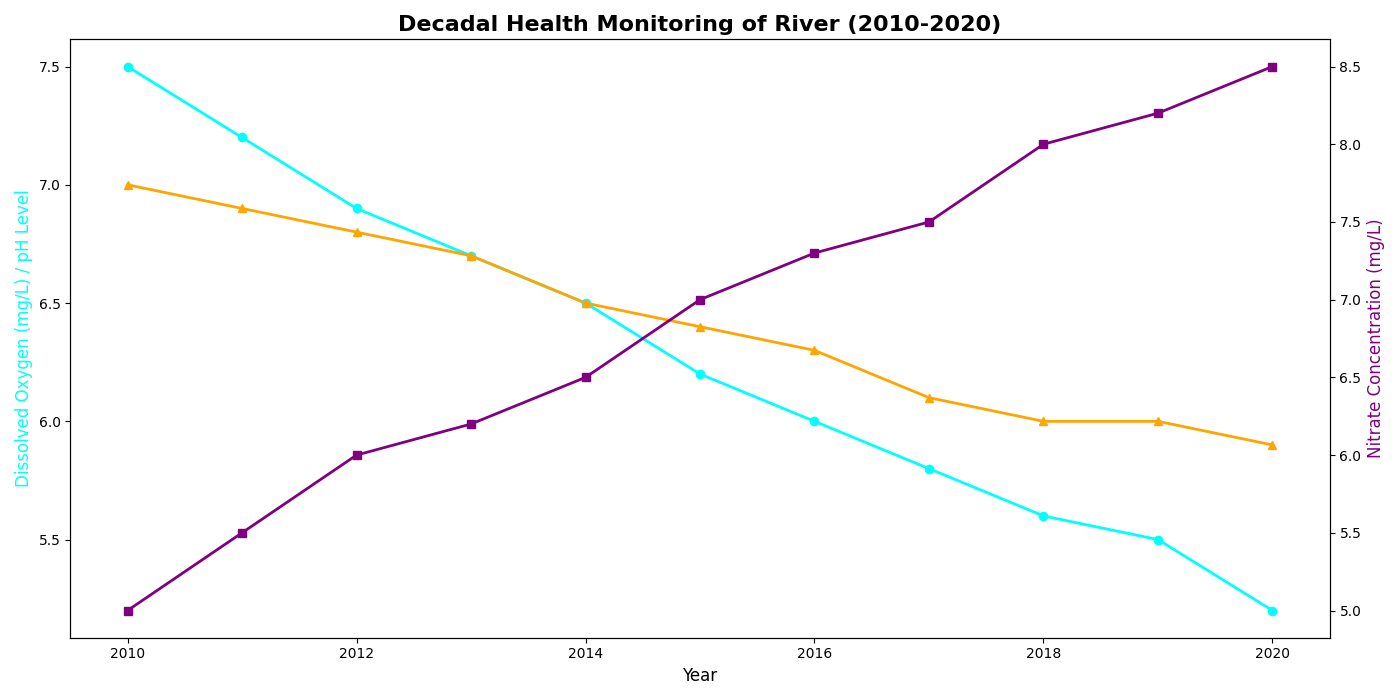

Reproduce this figure in Python.
import matplotlib.pyplot as plt
import numpy as np

years = np.arange(2010, 2021)
dissolved_oxygen = [7.5, 7.2, 6.9, 6.7, 6.5, 6.2, 6.0, 5.8, 5.6, 5.5, 5.2]
ph_level = [7.0, 6.9, 6.8, 6.7, 6.5, 6.4, 6.3, 6.1, 6.0, 6.0, 5.9]
nitrate_concentration = [5, 5.5, 6, 6.2, 6.5, 7, 7.3, 7.5, 8, 8.2, 8.5]

fig, ax1 = plt.subplots(figsize=(14, 7))
ax2 = ax1.twinx()

ax1.plot(years, dissolved_oxygen, color='cyan', marker='o', linewidth=2)
ax1.plot(years, ph_level, color='orange', marker='^', linewidth=2)
ax2.plot(years, nitrate_concentration, color='purple', marker='s', linewidth=2)

ax1.set_xlabel('Year', fontsize=12)
ax1.set_ylabel('Dissolved Oxygen (mg/L) / pH Level', fontsize=12, color='cyan')
ax2.set_ylabel('Nitrate Concentration (mg/L)', fontsize=12, color='purple')
plt.title('Decadal Health Monitoring of River (2010-2020)', fontsize=16, fontweight='bold')

fig.tight_layout()
plt.show()
